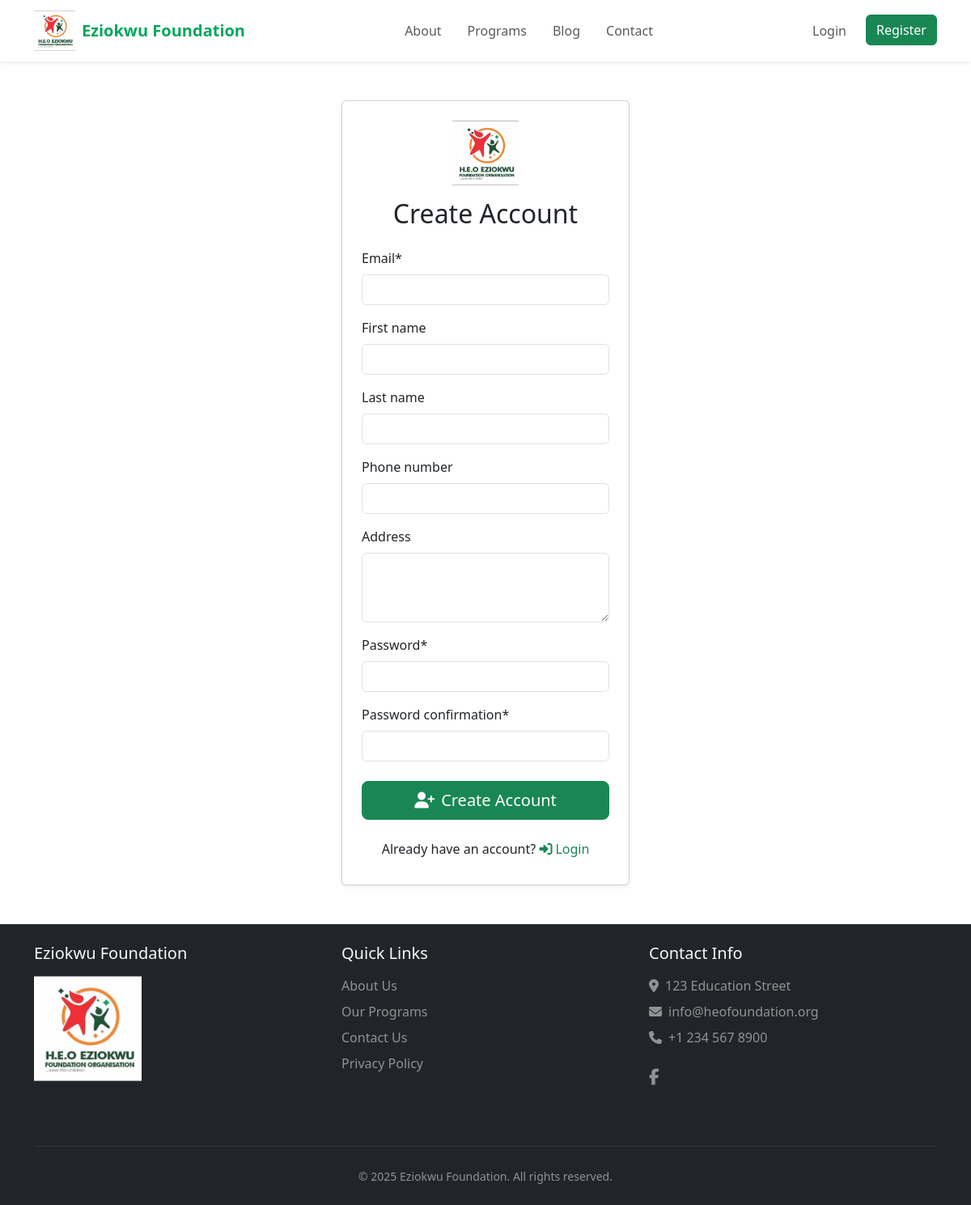
Screenshot of /register/ with the database file from the repository.
### core/models.py (models this page shows, shortened)
class SiteSettings(models.Model):
    site_name = models.CharField(max_length=100, default='HEO Foundation')
    logo = models.ImageField(upload_to='site/', null=True, blank=True)
    favicon = models.ImageField(upload_to='site/', null=True, blank=True)
    about_image = models.ImageField(upload_to='site/about/', null=True, blank=True)
    about_title = models.CharField(max_length=200, default="About Us")
    about_subtitle = models.TextField(blank=True)
    mission_statement = models.TextField(blank=True)
    vision_statement = models.TextField(blank=True)
    primary_color = models.CharField(max_length=7, default='#0d6efd', help_text='Hex color code')
    secondary_color = models.CharField(max_length=7, default='#6c757d', help_text='Hex color code')
    successful_applications = models.CharField(max_length=20, blank=True)
    partner_institutions = models.CharField(max_length=20, blank=True)
    countries_served = models.CharField(max_length=20, blank=True)
    student_satisfaction = models.CharField(max_length=20, blank=True)
    what_we_do_title = models.CharField(max_length=200, default="What We Do")
    what_we_do_subtitle = models.TextField(blank=True)
    hero_title = models.CharField(max_length=200, default='Empowering Dreams Through Education')
    hero_subtitle = models.TextField(default='HEO Foundation provides educational opportunities and support to ambitious students worldwide.')
    hero_image = models.ImageField(upload_to='site/', null=True, blank=True)
    contact_email = models.EmailField(default='info@heofoundation.org')
    contact_phone = models.CharField(max_length=20, default='+1 234 567 8900')
    contact_address = models.TextField(default='123 Education Street')
    facebook_url = models.URLField(blank=True)
    twitter_url = models.URLField(blank=True)
    linkedin_url = models.URLField(blank=True)
    instagram_url = models.URLField(blank=True)
    meta_description = models.TextField(max_length=160, blank=True, help_text='SEO meta description')
    meta_keywords = models.CharField(max_length=255, blank=True, help_text='SEO keywords (comma-separated)')
    class Meta:
        verbose_name = 'Site Settings'
        verbose_name_plural = 'Site Settings'
    @classmethod
    def get_settings(cls):
        settings = cache.get('site_settings')
        if not settings:
            settings = cls.objects.first()
            if not settings:
                settings = cls.objects.create()
            cache.set('site_settings', settings)
        return settings

### users/views.py (the view)
# urls.py: path('register/', views.register, name='register'),
def register(request):
    if request.method == 'POST':
        form = CustomUserCreationForm(request.POST)
        if form.is_valid():
            user = form.save()
            login(request, user, backend='users.backends.EmailBackend')
            messages.success(request, 'Registration successful!')
            return redirect('users:profile')
    else:
        form = CustomUserCreationForm()
    return render(request, 'users/register.html', {'form': form})

### users/forms.py
class CustomUserCreationForm(UserCreationForm):
    class Meta(UserCreationForm.Meta):
        model = User
        fields = ('email', 'first_name', 'last_name', 'phone_number', 'address')
        widgets = {
            'address': forms.Textarea(attrs={'rows': 3}),
        }
    def __init__(self, *args, **kwargs):
        super().__init__(*args, **kwargs)
        self.helper = FormHelper()
        self.fields['password1'].help_text = ''
        self.fields['password2'].help_text = ''
        self.helper.layout = Layout(
            Row(
                Column('first_name', css_class='form-group col-md-6 mb-3'),
                Column('last_name', css_class='form-group col-md-6 mb-3'),
            ),
            'email',
            Row(
                Column('phone_number', css_class='form-group col-md-6 mb-3'),
                Column('address', css_class='form-group col-md-6 mb-3'),
            ),
            Row(
                Column('password1', css_class='form-group col-md-6 mb-3'),
                Column('password2', css_class='form-group col-md-6 mb-3'),
            ),
            Submit('submit', 'Register', css_class='btn btn-success')
        )

### core/context_processors.py (called while the page is built)
def site_settings(request):
    return {
        'site_settings': SiteSettings.get_settings()
    }

### templates/users/register.html (shortened to what this page needs)
{% extends 'base.html' %}
{% load static %}
{% load crispy_forms_tags %}
{% block content %}
<div class="container mb-5">
    <div class="row justify-content-center">
        <div class="col-md-4">
            <div class="card mt-5 shadow-sm">
                <div class="card-body p-4">
                    <div class="text-center mb-4">
                        {% if site_settings.logo %}
                            <img src="{{ site_settings.logo.url }}" alt="{{ site_settings.site_name }}" class="img-fluid mb-3" style="max-height: 80px;">
                        {% endif %}
                        <h2 class="card-title">Create Account</h2>
                    </div>
                    <form method="post" novalidate>
                        {{ form|crispy }}
                        <div class="d-grid gap-2 mt-4">
                            <button type="submit" class="btn btn-success btn-lg">
                                <i class="fas fa-user-plus me-2"></i>Create Account
                            </button>
                        </div>
                    </form>
                    <div class="text-center mt-4">
                        <p class="mb-2">
                            Already have an account?
                            <a href="{% url 'users:login' %}" class="text-success text-decoration-none">
                                <i class="fas fa-sign-in-alt me-1"></i>Login
                            </a>
                        </p>
                    </div>
                </div>
            </div>
        </div>
    </div>
</div>
{% endblock %}

### templates/includes/navbar.html (shortened to what this page needs)
<nav class="navbar navbar-expand-lg navbar-light bg-white fixed-top shadow-sm">
    <div class="container">
        <a class="navbar-brand d-flex align-items-center" href="{% url 'core:home' %}">
            {% if site_settings.logo %}
                <img src="{{ site_settings.logo.url }}" alt="{{ site_settings.site_name }}" height="50" class="me-2">
            {% endif %}
            <span style="color: #02a65e; font-weight: 600;">{{ site_settings.site_name }}</span>
        </a>
        <div class="collapse navbar-collapse" id="navbarNav">
            <ul class="navbar-nav mx-auto">
                <li class="nav-item">
                    <a class="nav-link px-3" href="{% url 'core:about' %}">About</a>
                </li>
                <li class="nav-item">
                    <a class="nav-link px-3" href="{% url 'applications:program_list' %}">Programs</a>
                </li>
                <li class="nav-item">
                    <a class="nav-link px-3" href="{% url 'cms:blog_list' %}">Blog</a>
                </li>
                <li class="nav-item">
                    <a class="nav-link px-3" href="{% url 'core:contact' %}">Contact</a>
                </li>
            </ul>
            <ul class="navbar-nav">
                {% if user.is_authenticated %}
                    <li class="nav-item">
                        <a class="nav-link px-3" href="{% url 'users:profile' %}">Profile</a>
                    </li>
                    <li class="nav-item">
                        <form method="post" action="{% url 'users:logout' %}" class="d-inline">
                            {% csrf_token %}
                            <button type="submit" class="btn btn-link nav-link text-decoration-none">
                                <i class="fas fa-sign-out-alt me-1"></i>Logout
                            </button>
                        </form>
                    </li>
                {% else %}
                    <li class="nav-item">
                        <a class="nav-link px-3" href="{% url 'users:login' %}">Login</a>
                    </li>
                    <li class="nav-item">
                        <a class="btn btn-success ms-2" href="{% url 'users:register' %}">Register</a>
                    </li>
                {% endif %}
            </ul>
        </div>
    </div>
</nav>

### templates/includes/footer.html (shortened to what this page needs)
<footer class="bg-dark text-light py-4">
    <div class="container">
        <div class="row">
            <div class="col-md-4 mb-4">
                <h5 class="mb-3">{{ site_settings.site_name }}</h5>
                {% if site_settings.logo %}
                    <img src="{{ site_settings.logo.url }}" alt="{{ site_settings.site_name }}" height="130" class="mb-3">
                {% endif %}
            </div>
            <div class="col-md-4 mb-4">
                <h5 class="mb-3">Quick Links</h5>
                <ul class="list-unstyled footer-links">
                    <li class="mb-2"><a href="#about" class="text-white-50 text-decoration-none hover-white">About Us</a></li>
                    <li class="mb-2"><a href="#programs" class="text-white-50 text-decoration-none hover-white">Our Programs</a></li>
                    <li class="mb-2"><a href="#contact" class="text-white-50 text-decoration-none hover-white">Contact Us</a></li>
                    <li class="mb-2"><a href="#" class="text-white-50 text-decoration-none hover-white">Privacy Policy</a></li>
                </ul>
            </div>
            <div class="col-md-4 mb-4">
                <h5 class="mb-3">Contact Info</h5>
                <ul class="list-unstyled text-white-50">
                    <li class="mb-2"><i class="fa-solid fa-location-dot me-2"></i>{{ site_settings.contact_address }}</li>
                    <li class="mb-2"><i class="fa-solid fa-envelope me-2"></i>{{ site_settings.contact_email }}</li>
                    <li class="mb-2"><i class="fa-solid fa-phone me-2"></i>{{ site_settings.contact_phone }}</li>
                </ul>
                <div class="mt-4">
                    {% if site_settings.facebook_url %}
                    <a href="{{ site_settings.facebook_url }}" class="text-white-50 me-3 social-icon"><i class="fa-brands fa-facebook-f fa-lg"></i></a>
                    {% endif %}
                </div>
            </div>
        </div>
        <hr class="my-4 border-secondary">
        <div class="text-center text-white-50">
            <small>&copy; {% now "Y" %} {{ site_settings.site_name }}. All rights reserved.</small>
        </div>
    </div>
</footer>

### templates/base.html (style rules this page uses)
.nav-link { transition: color 0.3s ease; }
body { padding-top: 76px; }

### templates/includes/footer.html (style rules this page uses)
.social-icon { transition: color 0.3s ease; }
.footer-links li { transition: transform 0.2s ease; }
html, body { height: 100%; }
body { display: flex; flex-direction: column; min-height: 100vh; }
footer { flex-shrink: 0; }

### rows the page displays
SiteSettings: logo (picture), site_name "Eziokwu Foundation", contact_address "123 Education Street", contact_email "info@heofoundation.org", contact_phone "+1 234 567 8900"
